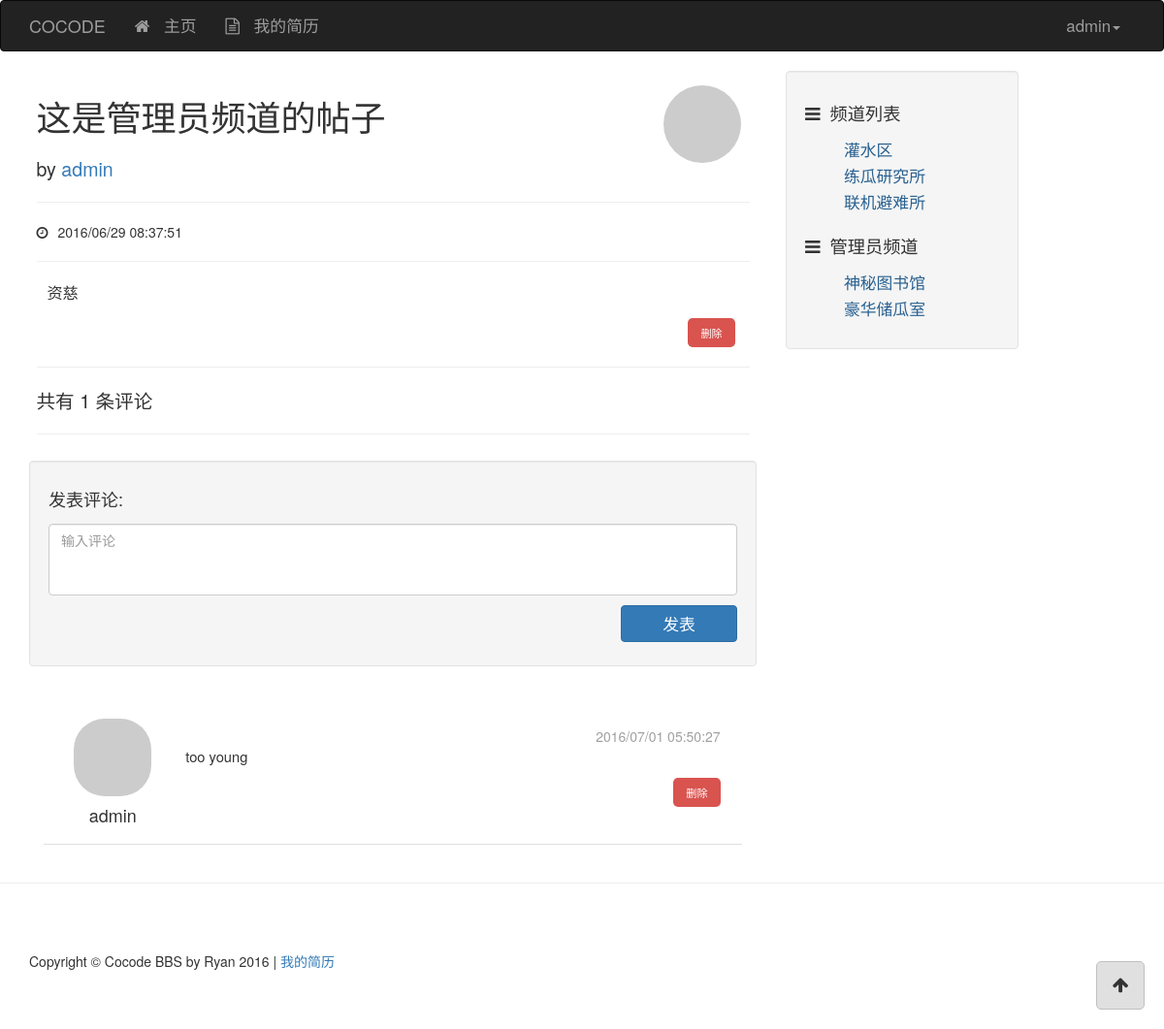
Page /post/1 (signed in) on the committed database.
### app/models/user.py (models this page shows, shortened)
class User(db.Model, Model):
    __tablename__ = 'users'
    id = db.Column(db.Integer, primary_key=True)
    username = db.Column(db.String(), unique=True)
    password_hash = db.Column(db.String())
    email = db.Column(db.String(), unique=True)
    avatar_hash = db.Column(db.String())
    created_time = db.Column(db.Integer, default=0)
    role_id = db.Column(db.Integer, db.ForeignKey('roles.id'))
    posts = db.relationship('Post', backref='author')
    comments = db.relationship('Comment', backref='author')
    @property
    def password(self):
        raise AttributeError('password is not readable')
    def is_admin(self):
        return self.role.permissions == 0xff
    def gravatar(self, size=100, default='identicon', rating='g'):
        from flask import request
        gravatar_url = 'secure.gravatar.com/avatar'
        if request.is_secure:
            url = 'https://' + gravatar_url
        else:
            url = 'http://' + gravatar_url
        hash = self.avatar_hash or md5(self.email.encode('utf-8')).hexdigest()
        return '{url}/{hash}?s={size}&d={default}&r={rating}'.format(url=url,
                                                                     hash=hash,
                                                                     size=size,
                                                                     default=default,
                                                                     rating=rating)
    def permissions(self):
        role = Role.role_by_id(self.role_id)
        return role.permissions
    @staticmethod
    def user_by_id(id):
        return User.query.get_or_404(id)

### app/models/post.py (models this page shows, shortened)
class Post(db.Model, Model):
    __tablename__ = 'posts'
    id = db.Column(db.Integer, primary_key=True)
    title = db.Column(db.String())
    content = db.Column(db.String())
    created_time = db.Column(db.Integer, default=0)
    channel_id = db.Column(db.Integer, db.ForeignKey('channels.id'))
    user_id = db.Column(db.Integer, db.ForeignKey('users.id'))
    comments = db.relationship('Comment', backref='post')
    @staticmethod
    def post_by_id(id):
        return Post.query.get_or_404(id)
    @staticmethod
    def comments_sorted_by_time(comments, reverse=True):
        comments.sort(key=lambda p: p.created_time, reverse=reverse)
        return comments

### app/models/comment.py (models this page shows, shortened)
class Comment(db.Model, Model):
    __tablename__ = 'comments'
    id = db.Column(db.Integer, primary_key=True)
    content = db.Column(db.String())
    created_time = db.Column(db.Integer, default=0)
    user_id = db.Column(db.Integer, db.ForeignKey('users.id'))
    post_id = db.Column(db.Integer, db.ForeignKey('posts.id'))

### app/models/channel.py (models this page shows, shortened)
class Channel(db.Model, Model):
    __tablename__ = 'channels'
    id = db.Column(db.Integer, primary_key=True)
    name = db.Column(db.String(), default=ChannelPermission.NORMAL)
    permission = db.Column(db.Integer)
    created_time = db.Column(db.Integer, default=0)
    posts = db.relationship('Post', backref='channel')
    @staticmethod
    def channel_by_id(id):
        return Channel.query.get_or_404(id)

### app/controllers/views.py (the view)
@controllers.route('/post/<int:id>')
@post_permission_required
def post_view(id):
    post = Post.post_by_id(id)
    comments = post.comments
    d = dict(
        post=post,
        comments=comments
    )
    return render_template('post.html', **d)

### app/context_processers.py (called while the page is built)
@app.context_processor
def current_user_processor():
    user = current_user()
    return dict(current_user=user)

@app.context_processor
def channel_processor():
    channels = Channel.query.all()
    permissions = {
        'NORMAL': ChannelPermission.NORMAL,
        'ADMIN': ChannelPermission.ADMIN,
    }
    dic = {
        'channels': channels,
        'channel_permissions': permissions,
    }
    return dict(**dic)

@app.context_processor
def class_processor():
    return dict(Channel=Channel)

@app.context_processor
def user_processor():
    user_count = User.query.count()
    new_user = User.query.order_by(User.created_time.desc()).first()
    return dict(new_user=new_user,
                user_count=user_count)

@app.context_processor
def post_processor():
    post_count = Post.query.count()
    return dict(post_count=post_count)

@app.context_processor
def comment_processor():
    comment_count = Comment.query.count()
    return dict(comment_count=comment_count)

### app/filters.py (called while the page is built)
@app.template_filter('format_time')
def format_time(timestamp):
    format = '%Y/%m/%d %H:%M:%S'
    t = time.localtime(timestamp)
    ft = time.strftime(format, t)
    return ft

### app/models/role.py (called while the page is built)
    @staticmethod
    def role_by_id(id):
        return Role.query.get(id)

### app/models/user.py (called while the page is built)
def current_user():
    id = session.get('user_id', None)
    user = None
    if id is not None:
        user = User.user_by_id(id)
    return user

### app/templates/post.html (shortened to what this page needs)
{% extends "base.html" %}
{% block page_content %}
<div class="main-post">
    <div class="row">
        <div class="col-md-9">
            <h1>{{ post.title }}</h1>
            <div class="main-post-author">
            by <a href="#">{{ post.author.username }}</a>
            </div>
        </div>
        <div class="col-md-3">
            <div class="main-post-portrait"><img class="round-portrait-100" src="{{ post.author.gravatar(size=100) }}"></div>
        </div>
    </div>
    <hr>
    <div class="main-post-date"><div class="fa fa-clock-o"></div>{{ post.created_time | format_time }}</div>
    <hr>
    <div class="main-post-content">
        {{ post.content }}
    </div>
    <div class="main-post-footer">
        {% if current_user is not none and (current_user.is_admin() or current_user.id == post.author.id) %}
        <button class="button-delete btn" data-id="{{ post.id }}">删除</button>
        {% endif %}
    </div>
    <hr>
    <div class="main-post-note">
        共有 <div id="id-comment-count">{{ post.comments | length }}</div> 条评论
    </div>
    <hr>
</div>
<div class="well">
    <h4>发表评论:</h4>
    <div class="comment-form">
        <div class="comment-form-item"><textarea id="id-text-content" class="form-control" rows="3" placeholder="输入评论"></textarea></div>
        <div class="comment-form-item"><button type="button" id="id-button-comment-add" class="btn btn-primary">发表</button></div>
    </div>
</div>
{% include "_comments.html" %}
{% endblock %}

### app/templates/base.html (shortened to what this page needs)
<!DOCTYPE html>
<html lang="en">
{% block head %}
<head>
    <link href="../static/css/base-styles.css" rel="stylesheet">
    <link href="../static/css/bootstrap.min.css" rel="stylesheet">
    <link href="../static/css/font-awesome.min.css" rel="stylesheet">
</head>
{% endblock %}
<body>
{% block navbar %}
<div class="header">
    <div class="navbar navbar-inverse" role="navigation">
        <div class="container">
            <div class="navbar-header">
            <div class="navbar-brand" href="/">COCODE</div>
            </div>
            <div class="navbar-collapse collapse">
                <ul class="nav navbar-nav">
                    <li><a href="/"><div class="fa fa-home"></div> 主页</a></li>
                    <li><a href="#" class="a-resume"><div class="fa fa-file-text-o"></div> 我的简历</a></li>
                </ul>
                <ul class="nav navbar-nav navbar-right">
                    {% if current_user is not none %}
                    <li><a href="#" class="dropdown-toggle" data-toggle="dropdown">
                        {{ current_user.username }}<b class="caret"></b>
                    </a>
                    </li>
                    {% else %}
                    <li><a href="/accounts">用户登录</a></li>
                    {% endif %}
                </ul>
            </div>
        </div>
    </div>
</div>
{% endblock %}
{% block content %}
<div class="container">
    <div class="row">
        {% block content_body %}
        <div class="col-lg-8">
            {% block page_content %}
            {% endblock %}
        </div>
        <div class="col-md-4">
            {% block side_content %}
            <div class="side-content">
                <div class="well">
                    <div class="channel-title"><div class="fa fa-bars"></div>频道列表</div>
                    <div class="row">
                        <div class="col-lg-12">
                            <ul class="channel-list">
                                {% for c in channels %}
                                {% if c.permission == channel_permissions['NORMAL'] %}
                                <li><a href="/channel/{{ c.id }}">{{ c.name }}</a></li>
                                {% endif %}
                                {% endfor %}
                            </ul>
                        </div>
                    </div>
                    {% if current_user is not none and current_user.is_admin() %}
                    <div class="channel-title"><div class="fa fa-bars"></div>管理员频道</div>
                    <div class="row">
                        <div class="col-lg-12">
                            <ul class="channel-list">
                                {% for c in channels %}
                                {% if c.permission == channel_permissions['ADMIN'] %}
                                <li><a href="/channel/{{ c.id }}">{{ c.name }}</a></li>
                                {% endif %}
                                {% endfor %}
                            </ul>
                        </div>
                    </div>
                    {% endif %}
                </div>
            </div>
            {% endblock %}
        </div>
        {% endblock %}
    </div>
</div>
{% endblock %}
{% block to_top %}
<div class="container">
    <a href="#top">
        <div class="back-to-top">
        <div class="fa fa-arrow-up"></div>
        </div>
    </a>
</div>
{% endblock %}
{% block footer %}
<hr>
<div class="container">
    <footer>
    <div class="row">
        <div class="col-lg-12">
            <p>Copyright &copy; Cocode BBS by Ryan 2016 | <a href="#" class="a-resume">我的简历</a></p>
        </div>
    </div>
    </footer>
</div>
{% endblock %}
</body>
</html>

### app/templates/_comments.html (shortened to what this page needs)
<div class="comment-list">
    {% for comment in post.comments_sorted_by_time(post.comments) %}
    <div class="comment-item" id="id-comment-item-{{ comment.id }}">
        <div class="comment-author col-md-2">
            <a href="#">
                <img class="media-object round-portrait-64" src="{{ comment.author.gravatar(size=64) }}">
            </a>
            <h4 class="media-heading">{{ comment.author.username }}</h4>
        </div>
        <div class="comment-body col-md-10">
            <div class="comment-date">{{ comment.created_time | format_time }}</div>
            <div class="comment-content" id="id-comment-content-{{ post.id }}">
                {{ comment.content }}
            </div>
            <div class="comment-footer">
                {% if current_user is not none and (current_user.is_admin() or current_user.username == comment.author.username)  %}
                <div class="comment-footer-item"><button class="comment-button-delete btn" data-id="{{ comment.id }}">删除</button></div>
                {% endif %}
            </div>
        </div>
    </div>
    {% endfor %}
</div>

### app/static/css/base-styles.css (style rules this page uses)
.header .navbar { font-size: 120%; }
.fa { margin-right: 10px; }
.side-content { position: fixed; width: 20%; }
.back-to-top { float: right; width: 50px; height: 50px; font-size: large; text-align: center; position: fixed; bottom: 20px; right: 20px; padding: 10px; border-radius: 5px; border: 1px solid #c0c0c0; background-color: #e0e0e0; }
.container > a { text-decoration: none; color: inherit; }
.back-to-top .fa { margin-right: 0; }
.channel-title { font-size: 130%; padding: 10px 0 10px; }
ul.channel-list li { font-size: 120%; list-style-type: none; margin: 3px 0 3px; }
ul.channel-list li > a { text-decoration: none; color: rgb(40, 96, 144); }
footer { margin: 50px 0; }
img.round-portrait-64 { border-radius: 32px; }
img.round-portrait-100 { border-radius: 50px; }
button.button-delete { border-radius: 5px; background-color: #d9534f; color: white; font-size: 80%; }
.main-post { padding: 1%; }
.main-post .main-post-author { margin-top: 20px; font-size: 140%; }
.main-post .main-post-content { font-size: 115%; padding: 0 1.5% 0 1.5%; }
.main-post .main-post-portrait { margin: 5% 0 0 5%; text-align: right; padding-right: 5%; }
.main-post .main-post-note { font-size: 140%; }
.main-post .main-post-footer { margin-top: 15px; text-align: right; padding-right: 2%; }
.comment-form { display: flex; flex-direction: column; }
.comment-form .comment-form-item { margin: 5px 0 5px; }
.comment-form .comment-form-item > textarea { resize: none; }
.comment-form .comment-form-item > button { align-self: flex-start; width: 120px; font-size: 120%; float: right; }
.comment-list { padding: 2%; }
.comment-list .comment-item { padding: 2%; margin: 4px 0 4px; border-bottom: 1px solid #e0e0e0; display: flex; flex-direction: row; }
.comment-list .comment-item .comment-author { display: flex; flex-direction: column; align-items: center; }
.comment-list .comment-item .comment-author h4 { margin-top: 10px; }
.comment-list .comment-item .comment-date { font-size: 100%; font-weight: normal; text-align: right; color: #a0a0a0; }
.comment-list .comment-item .comment-body { padding: 8px; margin-left: 10px; }
.comment-list .comment-item .comment-body .comment-content { font-size: 105%; }
.comment-list .comment-item .comment-body .comment-footer { float: right; margin-top: 12px; }
.comment-list .comment-item .comment-body .comment-footer .comment-footer-item { float: right; }
button.comment-button-delete { border-radius: 5px; background-color: #d9534f; color: white; font-size: 80%; }
#id-comment-count { display: inline; }

### rows in the picture
User: username "admin", author.username "admin"
Post: title "这是管理员频道的帖子", created_time "2016/06/29 08:37:51", content "资慈"
Comment: author.username "admin", created_time "2016/07/01 05:50:27", content "too young"
Channel: name "灌水区"
Channel: name "练瓜研究所"
Channel: name "联机避难所"
Channel: name "神秘图书馆"
Channel: name "豪华储瓜室"

### other values in the picture
{{ post.comments | length }} "1"
